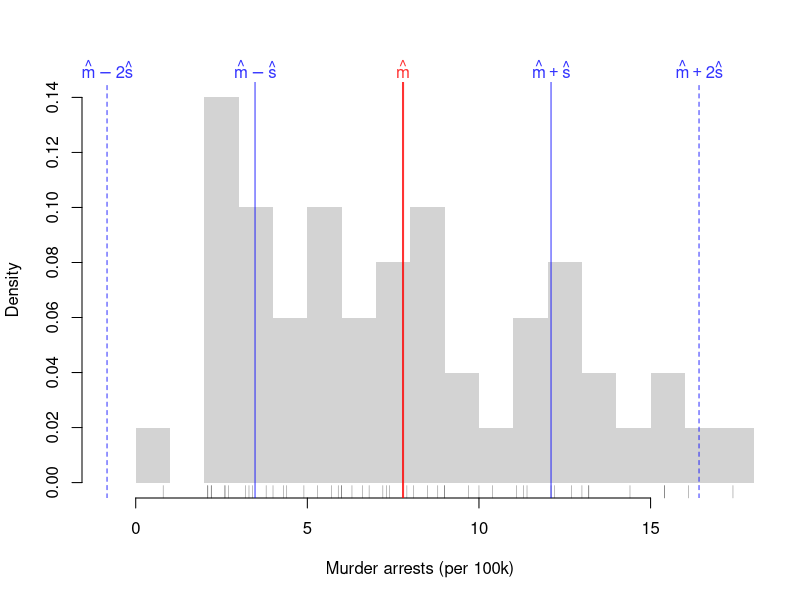
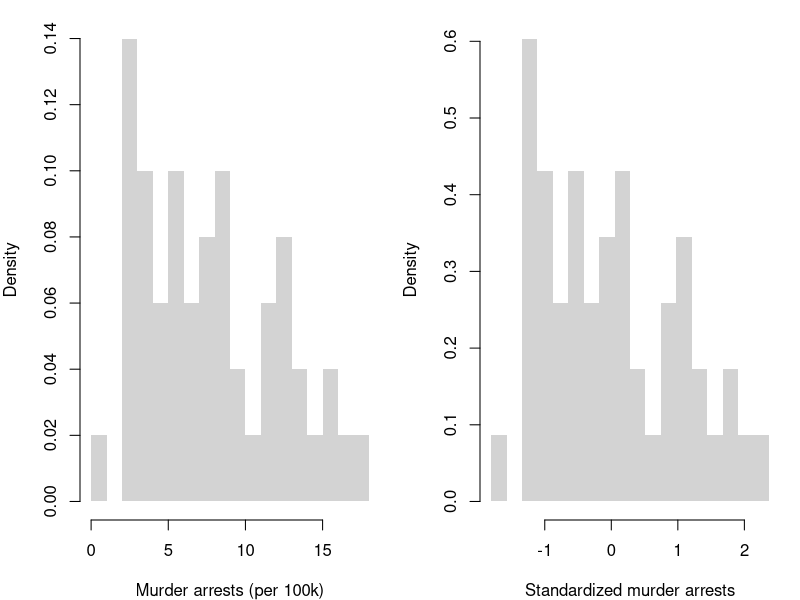
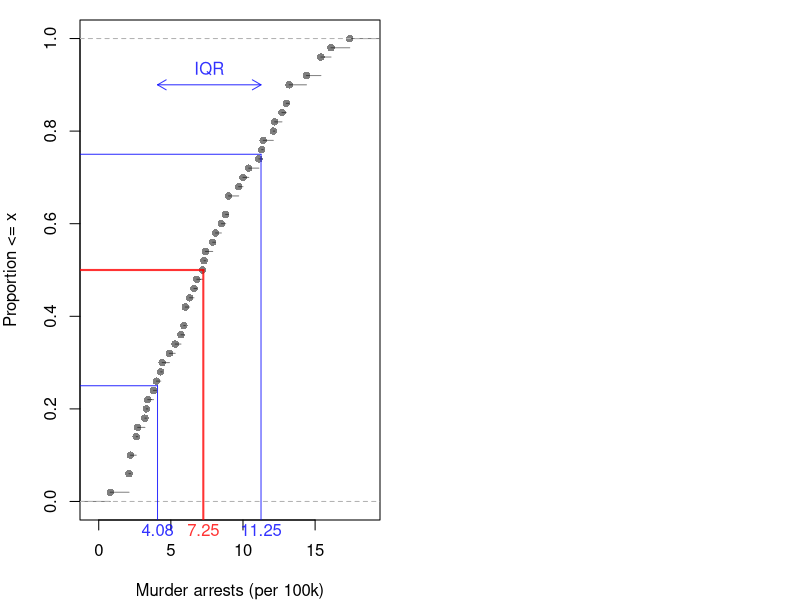
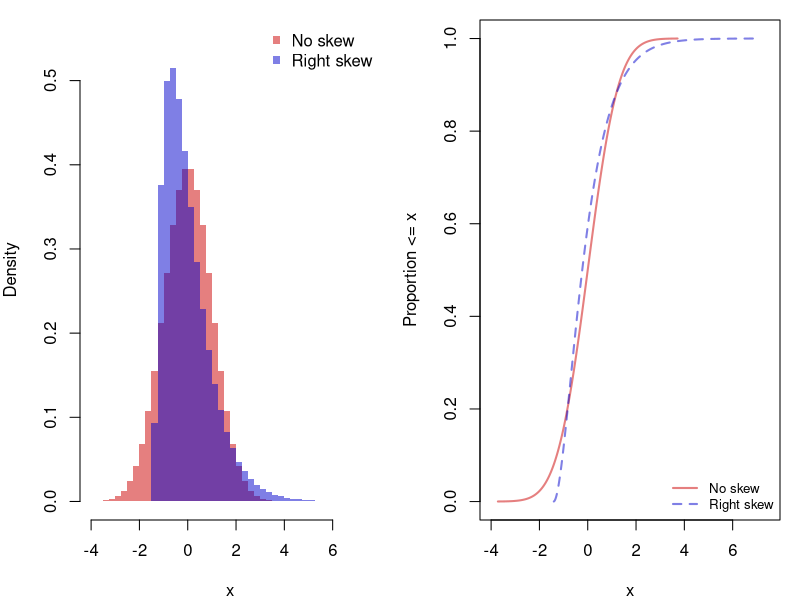
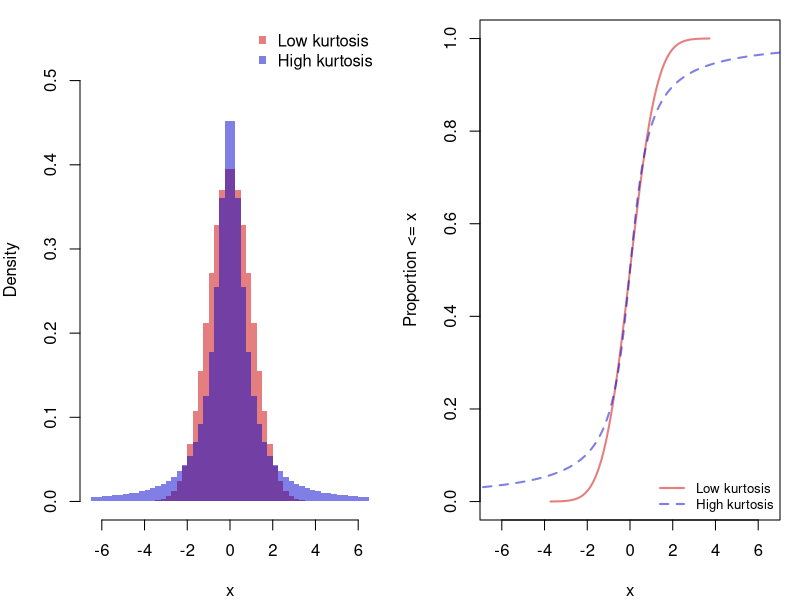
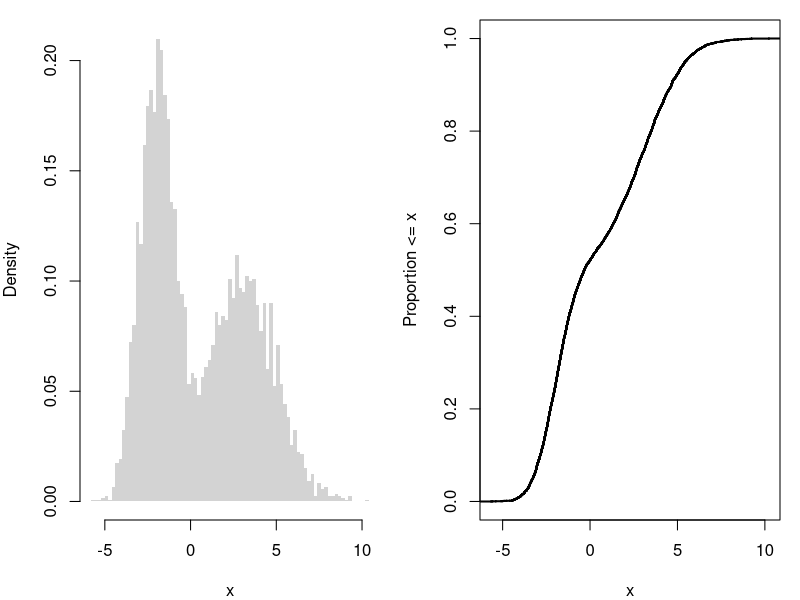
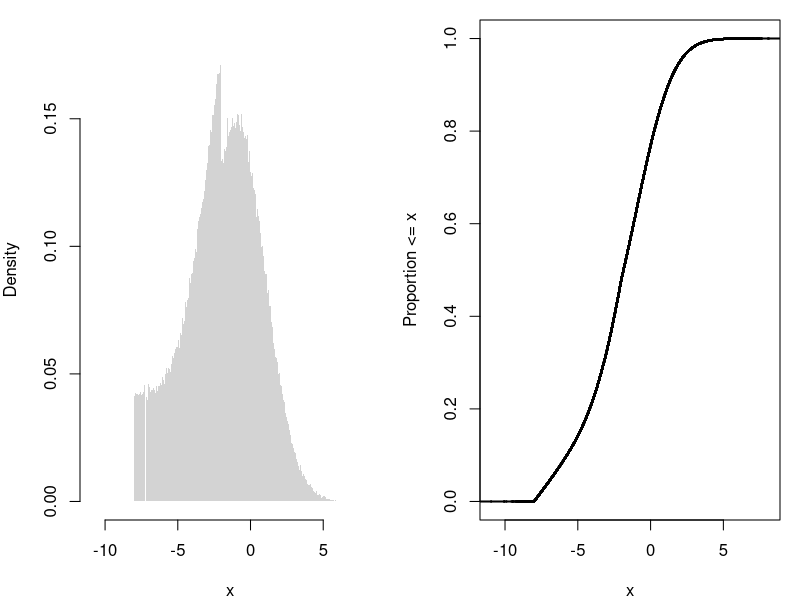
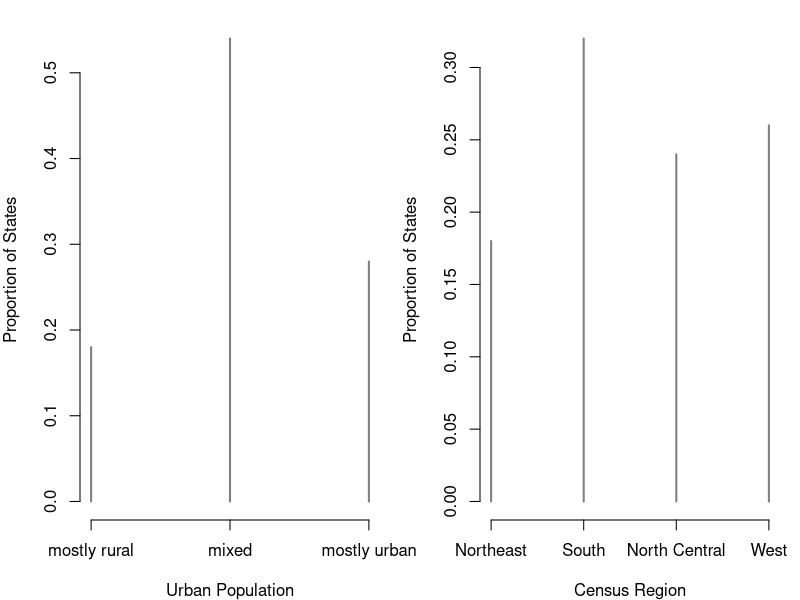

Generate these figures, in order, with R:
## ---- chunk 1
statistic <- function(x_hat, f){
    stat_hat <- f(x_hat)
    return(stat_hat)
}

x0_hat <- c(0, 1, 3, 10, 6) # Data
statistic(x0_hat, sum)
## ---- chunk 2
# A random sample (real data)
x_hat <- USArrests[, 'Murder'] # lab data: murder arrests per 100,000
summary(x_hat)
## ---- chunk 3
x0_hat <- c(4, 1, 10)
sum(x0_hat)/length(x0_hat)
mean(x0_hat)
## ---- chunk 4
x0_hat <- c(1, 2, 1, 3, 1)
mean(x0_hat)

proportions <- table(x0_hat)/length(x0_hat)
proportions
vals <- sort(unique(x0_hat))
sum(vals*proportions)
## ---- chunk 5
x0_hat <- c(4, 1, 10)
m_hat <- mean(x0_hat)
v_hat <- mean( (x0_hat - m_hat)^2 )
sqrt(v_hat)
## ---- chunk 6
x0_hat <- c(1, 2, 1, 3, 1)
m_hat <- mean(x0_hat)
mean( (x0_hat - m_hat)^2 )

proportions <- table(x0_hat)/length(x0_hat)
vals <- sort(unique(x0_hat))
sum( (vals - m_hat)^2 * proportions )
## ---- chunk 7
# 1 if a state has more than 10 murder arrests per 100,000, 0 otherwise
x1_hat <- as.numeric(x_hat > 10)
p1_hat <- mean(x1_hat) # proportion of ones, which is also the mean
p1_hat*(1 - p1_hat)

# compare to the definition
mean( (x1_hat - p1_hat)^2 )
## ---- chunk 8
# compute the mean and standard deviation of the lab data
m_hat <- mean(x_hat)
s1_hat <- sqrt(mean((x_hat - m_hat)^2)) # divides by n, as defined above; sd() divides by n-1
m1_sd_bounds <- c(m_hat - s1_hat,  m_hat + s1_hat)
m2_sd_bounds <- c(m_hat - 2*s1_hat,  m_hat + 2*s1_hat)
m2_sd_bounds
range(x_hat) # smallest and largest observation

# visualize on a histogram, widened to include both sets of bounds
hist(x_hat, breaks=15, border=NA, freq=FALSE, main=NA,
    xlim=range(c(x_hat, m2_sd_bounds)),
    xlab='Murder arrests (per 100k)')
rug(x_hat, col=grey(0, .5))
abline(v=m_hat, col=rgb(1, 0, 0, .8), lwd=2) # mean
abline(v=m1_sd_bounds, col=rgb(0, 0, 1, .8)) # mean +- sd
abline(v=m2_sd_bounds, col=rgb(0, 0, 1, .8), lty=2) # mean +- 2 sd
mtext(expression(hat(m)-2*hat(s), hat(m)-hat(s), hat(m), hat(m)+hat(s), hat(m)+2*hat(s)),
    side=3, at=c(m2_sd_bounds[1], m1_sd_bounds[1], m_hat, m1_sd_bounds[2], m2_sd_bounds[2]),
    col=c(rgb(0, 0, 1, .8), rgb(0, 0, 1, .8), rgb(1, 0, 0, .8), rgb(0, 0, 1, .8), rgb(0, 0, 1, .8)))
## ---- chunk 9
x0_hat <- c(4, 1, 10)

m_hat <- mean(x0_hat)
v_hat <- mean( (x0_hat - m_hat)^2 )
v_hat

# Corrected Version
n <- length(x0_hat)
v_corrected_hat <- sum( (x0_hat - m_hat)^2 )/(n-1)
v_corrected_hat

var(x0_hat) # R-Version
## ---- chunk 10
x0_hat <- c(1, 2, 1, 3, 1)
m_hat <- mean(x0_hat)
s_hat <- sqrt(mean((x0_hat - m_hat)^2))
z0_hat <- (x0_hat - m_hat)/s_hat
z0_hat
## ---- chunk 11
# standardize the lab data, using the standard deviation that divides by n
m_hat <- mean(x_hat)
s_hat <- sqrt(mean((x_hat - m_hat)^2))
z_hat <- (x_hat - m_hat)/s_hat
# scale(x_hat) is similar, but divides by sd(), the n-1 version

# mean 0 and standard deviation 1, up to rounding error
mean(z_hat)
sqrt(mean((z_hat - mean(z_hat))^2))

# same shape, new units: standardize the bin edges too
f_hat <- hist(x_hat, breaks=15, plot=FALSE)
par(mfrow=c(1, 2), mar=c(4, 4, 1, 1))
hist(x_hat, breaks=f_hat[['breaks']], border=NA, freq=FALSE, main=NA,
    xlab='Murder arrests (per 100k)')
hist(z_hat, breaks=(f_hat[['breaks']] - m_hat)/s_hat, border=NA, freq=FALSE, main=NA,
    xlab='Standardized murder arrests')
## ---- chunk 12
# proportion of states at least k standard deviations from the mean
mean(abs(z_hat) >= 2)
mean(abs(z_hat) >= 3)

# Chebyshev's upper bound
1/c(2, 3)^2
## ---- chunk 13
# a function that standardizes any variable
standardize <- function(x_hat){
    m_hat <- mean(x_hat)
    s_hat <- sqrt(mean((x_hat - m_hat)^2))
    z_hat <- (x_hat - m_hat)/s_hat
    return(z_hat)
}

# standardize two variables measured on different scales
z_arrests_hat <- data.frame(
    Murder=standardize(USArrests[, 'Murder']),
    Assault=standardize(USArrests[, 'Assault']),
    row.names=rownames(USArrests))

# raw and standardized values for two states
states <- c('Georgia', 'North Carolina')
USArrests[states, c('Murder', 'Assault')]
round(z_arrests_hat[states, ], 2)
## ---- chunk 14
x0_hat <- c(15, 20, 25) # hourly wages
y0_hat <- 1000 + 2000*x0_hat # annual earnings with a bonus
y0_hat

# mean: shifted by the bonus and scaled by the hours
mean(y0_hat)
1000 + 2000*mean(x0_hat)

# standard deviation: scaled by the hours only
sqrt(mean((y0_hat - mean(y0_hat))^2))
2000*sqrt(mean((x0_hat - mean(x0_hat))^2))
## ---- chunk 15
median(x_hat)
quantile(x_hat, prob=0.5)
## ---- chunk 16
x1_extreme_hat <- c(x_hat, 1000) # add one extreme value
#par(mfrow=c(1, 2)) # visualize side-by-side
#hist(x_hat)
#hist(x1_extreme_hat)

# Which measures of central tendency are robust
# to a single extreme value?
mean( x_hat)
mean( x1_extreme_hat )

quantile(x_hat, prob=0.5)
quantile(x1_extreme_hat, prob=0.5)
## ---- chunk 17
IQR(x_hat)
mad(x_hat)
## ---- chunk 18
# median and quartiles
p <- c(.25, .5, .75)
q_hat <- quantile(x_hat, probs=p)

# visualize on the ECDF
F_hat <- ecdf(x_hat)
plot(F_hat, pch=16, col=grey(0, .5), main=NA,
    xlab='Murder arrests (per 100k)', ylab='Proportion <= x')
cols <- c(rgb(0, 0, 1, .8), rgb(1, 0, 0, .8), rgb(0, 0, 1, .8))
segments(q_hat, p, -10, p, col=cols, lwd=c(1, 2, 1)) # read across from p
segments(q_hat, p, q_hat, -1, col=cols, lwd=c(1, 2, 1)) # read down to the quantile
mtext(round(q_hat, 2), side=1, at=q_hat, col=cols)

# IQR is the distance between the quartiles
arrows(q_hat[1], .9, q_hat[3], .9, code=3, length=.1, col=rgb(0, 0, 1, .8))
text(mean(q_hat[c(1, 3)]), .9, 'IQR', pos=3, col=rgb(0, 0, 1, .8))
## ---- chunk 19
x0_hat <- c(-100, 1, 4, 10, 10)
# An intuitive alternative to sd(x0_hat), used in the boxplot
quants <- quantile(x0_hat, probs=c(.25, .75))
quants[2]-quants[1]
IQR(x0_hat)
## ---- chunk 20
#Another alternative to sd(x0_hat)
mad(x0_hat, constant=1)

# Computationally equivalent
# med_hat <- quantile(x0_hat, probs=.5)
# absdev_hat <- abs(x0_hat -med_hat)
# quantile(absdev_hat, probs=.5)
## ---- chunk 21
sd(x_hat)
sd(x1_extreme_hat)

IQR(x_hat)
IQR(x1_extreme_hat)

mad(x_hat, constant=1)
mad(x1_extreme_hat, constant=1)
## ---- chunk 22
# robust version of the standardize function above
standardize_robust <- function(x_hat){
    med_hat <- median(x_hat)
    mad_hat <- mad(x_hat, constant=1)
    z_hat <- (x_hat - med_hat)/mad_hat
    return(z_hat)
}

# Georgia, the state with the highest murder rate
id <- which.max(x_hat)

# standard z-scores, without and with the extreme value
standardize(x_hat)[id]
standardize(x1_extreme_hat)[id]

# robust z-scores, without and with the extreme value
standardize_robust(x_hat)[id]
standardize_robust(x1_extreme_hat)[id]
## ---- chunk 23
Homework1 <- c(score=88, weight=0.25)
Homework2 <- c(score=92, weight=0.25)
Exam1 <- c(score=67, weight=0.2)
Exam2 <- c(score=90, weight=0.3)

Grades <- rbind(Homework1, Homework2, Exam1, Exam2)
Grades
## ---- chunk 24
# Manual Way
88*0.25 + 92*0.25 + 67*0.2 + 90*0.3

# Computerized Way
Values <- Grades[, 'score'] * Grades[, 'weight']
FinalGrade <- sum(Values)
FinalGrade
## ---- chunk 25
weighted.quantile <- function(x_hat, w, probs){
    #See spatstat.univar::weighted.quantile
    oo <- order(x_hat)
    x_hat <- x_hat[oo]
    w <- w[oo]
    F_hat <- cumsum(w)/sum(w)
    quantile_id <- max(which(F_hat <= probs))+1
    q_hat <- x_hat[quantile_id]
    return(q_hat)
}

## Unweighted
quantile(x0_hat, probs=.5)
weights <- rep(1, length(x0_hat))
weighted.quantile(x_hat=x0_hat, w=weights, probs=.5)

## Weighted
weights <- seq(x0_hat)
weights <- weights/sum(weights) # normalize
weighted.quantile(x_hat=x0_hat, w=weights, probs=.5)
## ---- chunk 26
# Two distributions with mean 0 and sd 1: one symmetric, one with a long right tail
p_grid <- ppoints(5000)
x_noskew <- qnorm(p_grid)
x_skew <- (qgamma(p_grid, shape=2) - 2)/sqrt(2)
cols <- c(rgb(.8, 0, 0, .5), rgb(0, 0, .8, .5))
bks <- seq(-4, 7.5, by=.25)
par(mfrow=c(1, 2), mar=c(4, 4, 1, 1))

# overlapping histograms
hist(x_noskew, breaks=bks, col=cols[1], freq=FALSE, border=NA,
    ylim=c(0, .55), main=NA, xlab='x')
hist(x_skew, breaks=bks, col=cols[2], freq=FALSE, border=NA, add=TRUE)
legend('topright', legend=c('No skew', 'Right skew'),
    col=cols, pch=15, bty='n')

# overlapping ECDFs, drawn as lines through the sorted values
plot(x_noskew, ecdf(x_noskew)(x_noskew), type='l',
    col=cols[1], lwd=2, lty=1, xlim=range(bks),
    main=NA, xlab='x', ylab='Proportion <= x')
lines(x_skew, ecdf(x_skew)(x_skew), col=cols[2], lwd=2, lty=2)
legend('bottomright', legend=c('No skew', 'Right skew'), cex=.8,
    col=cols, lwd=2, lty=c(1, 2), bty='n')
## ---- chunk 27
x_demo_hat <- c(0, 1, 2, 3, 9)
m3_hat <- mean( (x_demo_hat - mean(x_demo_hat))^3 ) # numerator
m3_hat
s_hat <- sqrt(mean( (x_demo_hat - mean(x_demo_hat))^2 )) # divides by n, unlike sd()
m3_hat / s_hat^3 # skewness
## ---- chunk 28
skewness <-  function(x_hat){
 m_hat <- mean(x_hat)
 m3_hat <- mean((x_hat - m_hat)^3)
 s_hat <- sqrt(mean((x_hat - m_hat)^2)) # divides by n, unlike sd()
 s3_hat <- s_hat^3
 skew <- m3_hat/s3_hat
 return(skew)
}

# skewness of murder arrests
skewness(x_hat)
## ---- chunk 29
# Two symmetric distributions with median 0 and the same IQR
p_grid <- ppoints(5000)
x_lowkurt <- qnorm(p_grid)
x_highkurt <- qcauchy(p_grid, scale=qnorm(.75))
cols <- c(rgb(.8, 0, 0, .5), rgb(0, 0, .8, .5))
x_lim <- c(-6.5, 6.5)
# the two outer bins hold the far tails, beyond the plotted range
bks <- c(floor(min(x_highkurt)), seq(x_lim[1], x_lim[2], by=.25), ceiling(max(x_highkurt)))
par(mfrow=c(1, 2), mar=c(4, 4, 1, 1))

# overlapping histograms
hist(x_lowkurt, breaks=bks, col=cols[1], freq=FALSE, border=NA,
    xlim=x_lim, ylim=c(0, .55), main=NA, xlab='x')
hist(x_highkurt, breaks=bks, col=cols[2], freq=FALSE, border=NA, add=TRUE)
legend('topright', legend=c('Low kurtosis', 'High kurtosis'),
    col=cols, pch=15, bty='n')

# overlapping ECDFs, drawn as lines through the sorted values
plot(x_lowkurt, ecdf(x_lowkurt)(x_lowkurt), type='l',
    col=cols[1], lwd=2, lty=1, xlim=x_lim,
    main=NA, xlab='x', ylab='Proportion <= x')
lines(x_highkurt, ecdf(x_highkurt)(x_highkurt), col=cols[2], lwd=2, lty=2)
legend('bottomright', legend=c('Low kurtosis', 'High kurtosis'), cex=.8,
    col=cols, lwd=2, lty=c(1, 2), bty='n')
## ---- chunk 30
x_demo_hat <- c(0, 1, 2, 3, 9)
m4_hat <- mean( (x_demo_hat - mean(x_demo_hat))^4 ) # numerator
m4_hat
s_hat <- sqrt(mean( (x_demo_hat - mean(x_demo_hat))^2 )) # divides by n, unlike sd()
m4_hat / s_hat^4 # kurtosis
## ---- chunk 31
kurtosis <- function(x_hat){
 m_hat <- mean(x_hat)
 m4_hat <- mean((x_hat - m_hat)^4)
 s_hat <- sqrt(mean((x_hat - m_hat)^2)) # divides by n, unlike sd()
 s4_hat <- s_hat^4
 kurt <- m4_hat/s4_hat
 return(kurt)
 # use instead to compare against normal
 # excess_kurt <- kurt - 3
}

# kurtosis of murder arrests
kurtosis(x_hat)
## ---- chunk 32
# Complicated Random Variable
r_ugly0 <- function(n, population_means=c(-2, 3), population_vars=c(1, 4), prob=c(.5, .5)){
  # Which distribution is each observation coming from
  di <- sample(c(1, 2), size=n, replace=TRUE, prob=prob)
  rnorm(n, mean=population_means[di], sd=sqrt(population_vars)[di])
}

x_sim <- r_ugly0(6000)
par(mfrow=c(1, 2), mar=c(4, 4, 1, 1))
hist(x_sim, breaks=60,
    freq=FALSE, border=NA,
    xlab='x', main=NA)
plot(ecdf(x_sim), verticals=TRUE, do.points=FALSE, col.01line=NA, lwd=2,
    xlim=range(x_sim), main=NA, xlab='x', ylab='Proportion <= x')

#hist( rbeta(1000, .6, .6), border=NA, main=NA, freq=F, breaks=20)
## ---- chunk 33
# Another Complicated Random Variable
r_ugly1 <- function(n, theta1=c(-8, -1), theta2=c(-2, 2), rho=.25){
    omega   <- rbinom(n, size=1, rho)
    x_hat <- omega * runif(n, theta1[1], theta2[1]) +
        (1-omega) * rnorm(n, theta1[2], theta2[2])
    return(x_hat)
}
# Very Large Sample
x_sim <- r_ugly1(1000000)
par(mfrow=c(1, 2), mar=c(4, 4, 1, 1))
hist(x_sim, breaks=1000, freq=FALSE, border=NA,
    xlab='x', main=NA)
plot(ecdf(x_sim), verticals=TRUE, do.points=FALSE, col.01line=NA, lwd=2,
    xlim=range(x_sim), main=NA, xlab='x', ylab='Proportion <= x')
## ---- chunk 34
# percent of the population under age 15, fifty countries
pop15 <- LifeCycleSavings[, 'pop15']
## ---- chunk 35
grade <- factor(c('B', 'A', 'C', 'B', 'F', 'B', 'A'),
    levels=c('F', 'D', 'C', 'B', 'A'), ordered=TRUE)
sort(grade)

# median and quartiles (type=1 is required for ordered factors)
quantile(grade, probs=c(.25, .5, .75), type=1)
## ---- chunk 36
# urban population in bands, an ordered factor
urban_band <- cut(USArrests[, 'UrbanPop'], breaks=c(0, 50, 75, 100),
    labels=c('mostly rural', 'mixed', 'mostly urban'), ordered_result=TRUE)
p_hat <- table(urban_band)/length(urban_band)
plot(p_hat, col=grey(0, .5),
    xlab='Urban Population', ylab='Proportion of States')

# mode and Herfindahl index
names(p_hat)[p_hat==max(p_hat)]
sum(p_hat^2)

# median and quartiles
quantile(urban_band, probs=c(.25, .5, .75), type=1)
## ---- chunk 37
x0_hat <- c('A', 'B', 'A', 'C', 'C', 'A')
p_hat <- table(x0_hat)/length(x0_hat)
p_hat

# mode(s)
names(p_hat)[p_hat==max(p_hat)]

# Herfindahl index
sum(p_hat^2)
## ---- chunk 38
# census region of each state, an unordered factor
region <- state.region
p_hat <- table(region)/length(region)
plot(p_hat, col=grey(0, .5),
    xlab='Census Region', ylab='Proportion of States')

# mode
names(p_hat)[p_hat==max(p_hat)]

# Herfindahl index, compared to its minimum 1/K
K <- length(p_hat)
c(H_hat=sum(p_hat^2), H_min=1/K)
## ---- chunk 39
x0_hat <- rep(c('A', 'B', 'C', 'D'), times=c(60, 20, 10, 10))
p_hat <- table(x0_hat)/length(x0_hat)
sum(p_hat^2)

# after the merger, C and D are one firm
x_merged_hat <- x0_hat
x_merged_hat[x_merged_hat=='D'] <- 'C'
